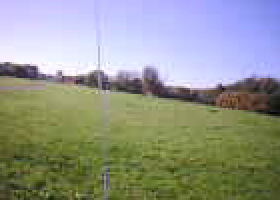
#> input picture CroppedImage.bmp, 140 x 100 px (shown 2 times larger)
$ python ROC.py
#> lines starting #> are read from the running program, lines starting #| are printed output that depends on the picture; after the words box and inside, x2 and y2 are one past the last pixel; in counts of white or black regions, pixels touching at a corner belong together
# -*- coding: utf-8 -*-
"""
Created on Wed Feb 28 12:40:14 2018

Generating an ROC curve.

@author: LocalAdmin
"""

import cv2
import matplotlib.pyplot as plt
import numpy as np

def get_ROC_curve(values, classes):

    # get number of positives and negatives:
    n_values = len(values);
    totalP = len(np.where(classes > 0)[0]);
    totalN = n_values - totalP;

    # sort all values:
    inds = np.argsort(values);
    s_values = values[inds];
    s_classes = classes[inds];

    TP = np.zeros([n_values, 1]);
    FP = np.zeros([n_values, 1]);

    for e in range(n_values):
        # threshold = s_values[e]
        # Positive when bigger:
        P = np.sum(s_classes[e:]);
        TP[e] = P / totalP;

        # number of false positives is the remaining samples above the
        # threshold divided by all negative samples:
        FP[e] = (len(s_classes[e:]) - P) / totalN;

    return TP, FP;


def get_images_and_grid(im_name, segmentation_name, show_images = True):

    # read RGB image:
    Im = cv2.imread(im_name);
    RGB = np.copy(Im);
    RGB[:,:,0] = Im[:,:,2];
    RGB[:,:,2] = Im[:,:,0];
    WIDTH = Im.shape[1];
    HEIGHT = Im.shape[0];
    if(show_images):
        plt.figure();
        plt.imshow(RGB);
        plt.title('RGB Image');
        #cv2.imshow('Image', Im);
        #cv2.waitKey();

    # read Classification image:
    Cl = cv2.imread(segmentation_name);
    if(show_images):
        plt.figure();
        plt.imshow(Cl);
        plt.title('Classification');
        #cv2.imshow('Segmentation', Cl);
        #cv2.waitKey();
    Cl = cv2.cvtColor(Cl, cv2.COLOR_BGR2GRAY);
    Cl = Cl.flatten();
    Cl = Cl > 0;
    Cl = Cl.astype(float);

    # make a meshgrid:
    x, y = np.meshgrid(range(WIDTH), range(HEIGHT));
    x = x.flatten();
    y = y.flatten();

    return RGB, Cl, x, y;

def ROC_exercise(im_name, segmentation_name, show_images = True):

    # read RGB image:
#> called with im_name = 'CroppedImage.bmp', segmentation_name = 'TreeSegmentation.bmp', show_images = True
    Im = cv2.imread(im_name);
#> Im is the input picture: shape (100, 140, 3); mean B, G, R 140.8, 150.3, 146.2
    WIDTH = Im.shape[1];
#> WIDTH = 140
    HEIGHT = Im.shape[0];
#> HEIGHT = 100
    if(show_images):
        cv2.imshow('Image', Im);
        cv2.waitKey();

    # read Classification image:
    Cl = cv2.imread(segmentation_name);
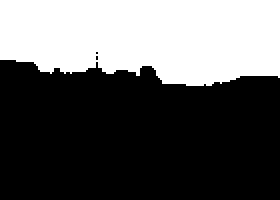
#> input picture TreeSegmentation.bmp, 140 x 100 px (shown 2 times larger)
#> Cl is the input picture: shape (100, 140, 3); 37% white; 1 white region, box (x1, y1, x2, y2) and area: (0, 0, 140, 43) 5174
    if(show_images):
        cv2.imshow('Segmentation', Cl);
        cv2.waitKey();
    Cl = cv2.cvtColor(Cl, cv2.COLOR_BGR2GRAY);
    Cl = Cl.flatten();
#> Cl = 14000 values, max 255 at index 0, min 0 at index 3688, mean 94.24
    Cl = Cl > 0;
    Cl = Cl.astype(float);
#> Cl = 14000 values, max 1 at index 0, min 0 at index 3688, mean 0.37

    # make a meshgrid:
    x, y = np.meshgrid(range(WIDTH), range(HEIGHT));
    x = x.flatten();
    y = y.flatten();
#> y = 14000 values from 0 to 99

    # take the blue channel, cv2 represents images as BGR:
    # TODO: play with the next expression:
    Values = -y #Im[:,:,0];#2];
    Values = Values.flatten();


    # get the ROC curve:
    TP, FP = get_ROC_curve(Values, Cl);
#> in get_ROC_curve, `totalP = len(np.where(classes > 0)[0]);`: totalP = 5174
#> in get_ROC_curve, `totalN = n_values - totalP;`: totalN = 8826
#> in get_ROC_curve, `s_classes = classes[inds];`: s_classes = 14000 values, max 1 at index 7984, min 0 at index 0, mean 0.37
#> after the loop in get_ROC_curve, `for e in range(n_values):`: FP = 14000 values, max 1 at index 0, min 0 at index 10319, mean 0.316; TP = 14000 values, max 1 at index 0, min 0.000193 at index 13999, mean 0.813

    plt.figure();
    plt.plot(FP, TP, 'b');
    plt.xlabel('TP');
    plt.ylabel('FP');

if __name__ == '__main__':
    im_name = 'CroppedImage.bmp';
    segmentation_name = 'TreeSegmentation.bmp';
    ROC_exercise(im_name, segmentation_name);
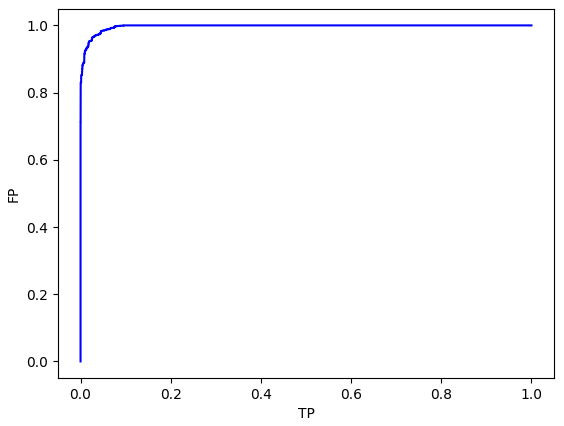
#> figure drawn by matplotlib, 1 panel
